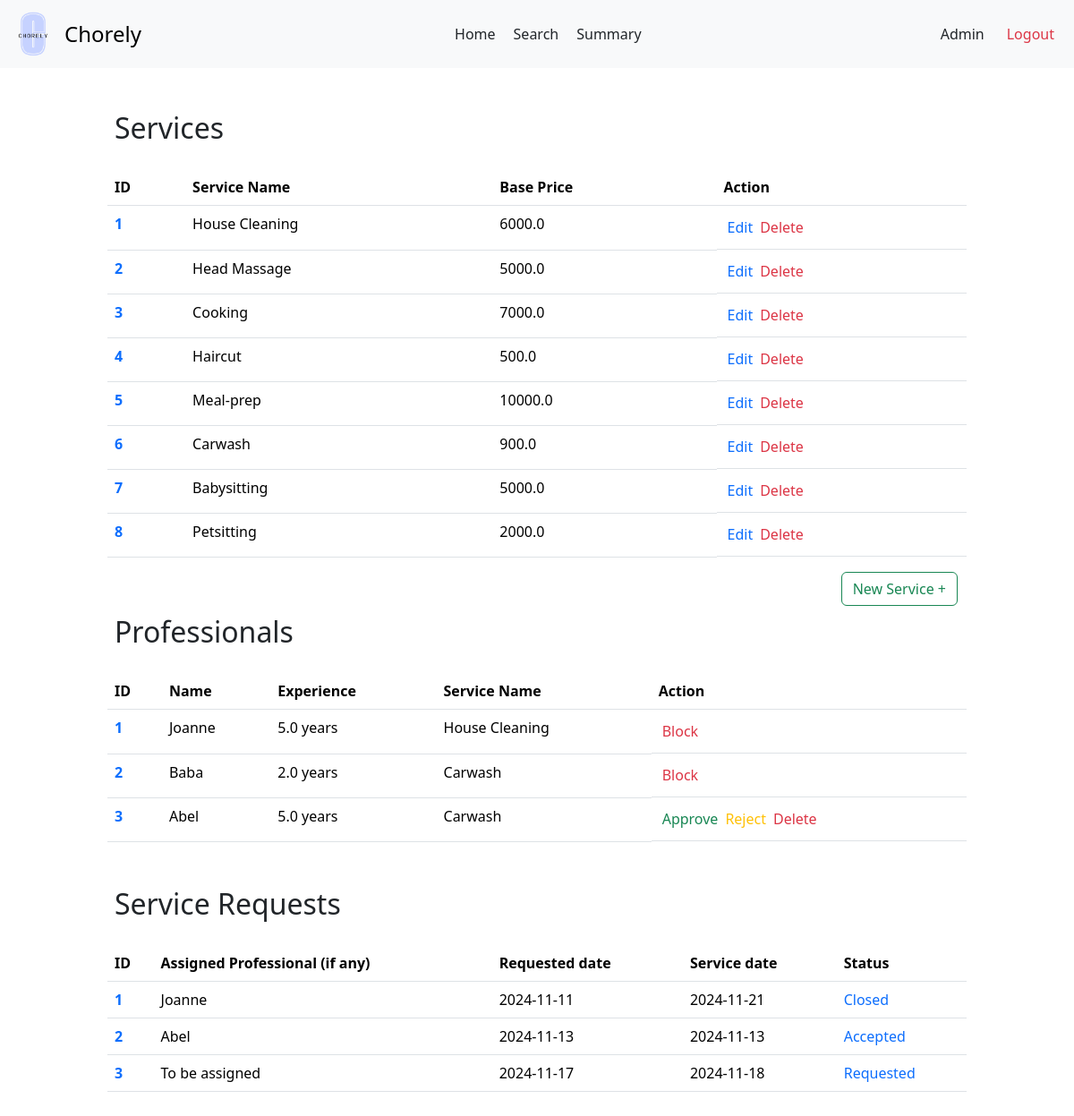
The page /admin on the database its author committed.
### backend/models.py (models this page shows)
class Services(db.Model):
    __tablename__ = 'Services'
    service_id = db.Column(db.Integer, primary_key=True, autoincrement=True)
    name = db.Column(db.String, nullable=False)
    description = db.Column(db.String)
    base_price = db.Column(db.Float, nullable=False)
    time_required = db.Column(db.Integer)
    category = db.Column(db.String)
    service_professionals = db.relationship('ServiceProfessionals', backref='service')
    service_requests = db.relationship('ServiceRequests', backref='service')

class ServiceProfessionals(db.Model):
    __tablename__ = 'ServiceProfessionals'
    professional_id = db.Column(db.Integer, primary_key=True, autoincrement=True)
    user_id = db.Column(db.Integer, db.ForeignKey('Users.user_id'), unique=True, nullable=False)
    service_id = db.Column(db.Integer, db.ForeignKey('Services.service_id'), nullable=False)
    experience_years = db.Column(db.Integer)
    profile_verified = db.Column(db.Boolean, default=False)
    name = db.Column(db.String, nullable = False)
    phone = db.Column(db.String)
    address = db.Column(db.String)
    pin_code = db.Column(db.String)
    service_requests = db.relationship('ServiceRequests', backref='professional')

class ServiceRequests(db.Model):
    __tablename__ = 'ServiceRequests'
    request_id = db.Column(db.Integer, primary_key=True, autoincrement=True)
    service_id = db.Column(db.Integer, db.ForeignKey('Services.service_id'), nullable=False)
    customer_id = db.Column(db.Integer, db.ForeignKey('Customers.customer_id'), nullable=False)
    professional_id = db.Column(db.Integer, db.ForeignKey('ServiceProfessionals.professional_id'))
    requested_service_date = db.Column(db.Date, default=date.today())
    date_of_request = db.Column(db.Date, default=date.today())
    date_of_completion = db.Column(db.Date)
    service_status = db.Column(db.String, default='requested')
    additional_requests = db.Column(db.String)
    remarks = db.Column(db.String)
    rating = db.Column(db.Float)

### backend/adminController.py (the view)
@app.route('/admin')
def admin_dash():
  services = Services.query.all()
  professionals = ServiceProfessionals.query.all()
  service_requests = ServiceRequests.query.all()
  return render_template('admin-dash.html', services = services, professionals = professionals, service_requests = service_requests)

### templates/admin-dash.html (shortened to what this page needs)
<!DOCTYPE html>
<html lang="en">
<head>
  <link href="https://cdn.jsdelivr.net/npm/bootstrap@5.3.3/dist/css/bootstrap.min.css" rel="stylesheet">
  <link rel="stylesheet" href="{{ url_for('static', filename = 'prof-dash.css')}}">
  <link rel="stylesheet" href="{{ url_for('static', filename = 'navbar.css')}}">
</head>
<body>
  <nav class="navbar bg-body-tertiary">
    <div class="container-fluid">
      <a class="navbar-brand d-flex align-items-center" href="#" style="text-decoration: none;">
        <img src="{{ url_for('static', filename = 'logo.png')}}" alt="Chorely Logo" width="50" height="50" id="logo">
        <span style="font-size: 1.5rem;">Chorely</span>
      </a>
      <div style="display: flex;">
        <a class="nav-link active" aria-current="page" href="#">Home</a>
        <a class="nav-link" href="#">Search</a>
        <a class="nav-link" href="#">Summary</a>
      </div>
      <div class="d-flex text text-end">
        <a class="nav-link" href="#">Admin</a>
        <a class="nav-link text-danger" href="/userlogin">Logout</a>
      </div>
    </div>
  </nav>
  <div id="main">
    <div id="canvas">
      <br>
      <h2 class="headings">Services</h2><br>
      {% if services|length==0 %}
        <div class="text text-center">
          <h5 class="headings">There are no created services</h5>
        </div>
      {% else %}
        <div>
          <table class="table">
            <thead>
              <tr>
                <th scope="col">ID</th>
                <th scope="col">Service Name</th>
                <th scope="col">Base Price</th>
                <th scope="col">Action</th>
              </tr>
            </thead>
            <tbody>
              {% for service in services %}
                <tr>
                  <th scope="row"> <a href="/admin/view/service/{{ service.service_id }}" class="text"> {{ loop.index }}</a></th>
                  <td>{{service.name}}</td>
                  <td>{{ service.base_price }}</td>
                  <td class="d-flex"><a href="/admin/service/edit/{{ service.service_id }}" class="nav-link text-primary accept-btn" >Edit</a><a href="#" class="nav-link text-danger reject-btn">Delete</a> </td>
                </tr>
              {% endfor %}
            </tbody>
          </table>
        </div>
      {% endif %}
      <div class="text text-end">
        <a href="/service/create"><button class="btn btn-outline-success">New Service +</button></a>
      </div>
      <h2 class="headings">Professionals</h2><br>
      {% if professionals|length ==0 %}
        <div class="text text-center mt-3 mb-3">
          <h5 class="headings">No Registered Professionals</h5>
        </div>
      {% else %}
        <div>
          <table class="table">
            <thead>
              <tr>
                <th scope="col">ID</th>
                <th scope="col">Name</th>
                <th scope="col">Experience</th>
                <th scope="col">Service Name</th>
                <th scope="col">Action</th>
              </tr>
            </thead>
            <tbody>
              {% for pro in professionals %}
                <tr>
                  <th scope="row"> <a href="/admin/view/pro/{{ pro.professional_id }}" class="text text-primary"> {{ loop.index }}</a></th>
                  <td>{{pro.name}}</td>
                  <td>{{pro.experience_years}} years</td>
                  {% for service in services %}
                    {% if service.service_id == pro.service_id %}
                      <td>{{ service.name }}</td>
                    {% endif %}
                  {% endfor %}
                  {% if pro.user.is_blocked %}
                    <td class="d-flex">
                      <a href="/admin/unblock/prof/{{ pro.professional_id }}" class="nav-link text-success reject-btn">Unblock</a>
                    </td>
                  {% else %}
                    {% if not pro.profile_verified %}
                      <td class="d-flex"><a href="/admin/approve/prof/{{ pro.professional_id }}" class="nav-link text-success accept-btn">Approve</a> <a href="#" class="nav-link text-warning reject-btn"> Reject</a><a href="#" class="nav-link text-danger reject-btn">Delete</a></td>
                    {% else %}
                      <td class="d-flex">
                        <a href="/admin/block/prof/{{ pro.professional_id }}" class="nav-link text-danger reject-btn">Block</a>
                      </td>
                    {% endif %}
                  {% endif %}
                </tr>
              {% endfor %}
            </tbody>
          </table>
        </div>
      {% endif %}
      <br>
      <h2 class="headings">Service Requests</h2><br>
      {% if service_requests|length ==0 %}
        <div class="text text-center mt-3 mb-3">
          <h5 class="headings">No Requests have been made</h5>
        </div>
      {% else %}
      <div>
        <table class="table">
          <thead>
            <tr>
              <th scope="col">ID</th>
              <th scope="col">Assigned Professional (if any)</th>
              <th scope="col">Requested date</th>
              <th scope="col">Service date</th>
              <th scope="col">Status</th>
            </tr>
          </thead>
          <tbody>
            {% for request in service_requests %}
              <tr>
                <th scope="row"> <a href="/admin/view/request/{{ request.request_id }}" class="text text-primary"> {{ loop.index }}</a></th>
                <td>{{ request.professional.name or 'To be assigned' }}</td>
                <td>{{ request.date_of_request }}</td>
                <td>{{ request.requested_service_date }}</td>
                <td class="text text-primary">{{ request.service_status | title }}</td>
              </tr>
            {% endfor %}
          </tbody>
        </table>
      </div>
      {% endif %}
</body>
</html>

### static/prof-dash.css (style rules this page uses)
* { margin: 0px; }
#main, #canvas { margin-top: 90px; border: 2px none black; }
#canvas { width: 80%; margin: auto; height: max-content; padding-bottom: 100px; }
.headings { margin: 3px; padding-left: 5px; margin-top: 10px; }
table a { text-decoration: none; }
td a { margin: 4px; }

### static/navbar.css (style rules this page uses)
#logo { object-fit: contain ; margin-right: 10px; filter: brightness(1.1) contrast(1.1) saturate(1.2); filter: contrast(100%); }
.text-end { margin-right: 10px; }
.navbar { position: fixed; background-color: white; top: 0; left: 0; right: 0; height: max-content; z-index: 1000; }

### rows shown on the page
Services: name "House Cleaning", base_price "6000.0"
Services: name "Head Massage", base_price "5000.0"
Services: name "Cooking", base_price "7000.0"
Services: name "Haircut", base_price "500.0"
Services: name "Meal-prep", base_price "10000.0"
Services: name "Carwash", base_price "900.0"
Services: name "Babysitting", base_price "5000.0"
Services: name "Petsitting", base_price "2000.0"
ServiceProfessionals: name "Joanne", experience_years "5.0"
ServiceProfessionals: name "Baba", experience_years "2.0"
ServiceProfessionals: name "Abel", experience_years "5.0"
ServiceRequests: professional "Joanne", date_of_request "2024-11-11", requested_service_date "2024-11-21", service_status "Closed"
ServiceRequests: professional "Abel", date_of_request "2024-11-13", requested_service_date "2024-11-13", service_status "Accepted"
ServiceRequests: professional "To be assigned", date_of_request "2024-11-17", requested_service_date "2024-11-18", service_status "Requested"
